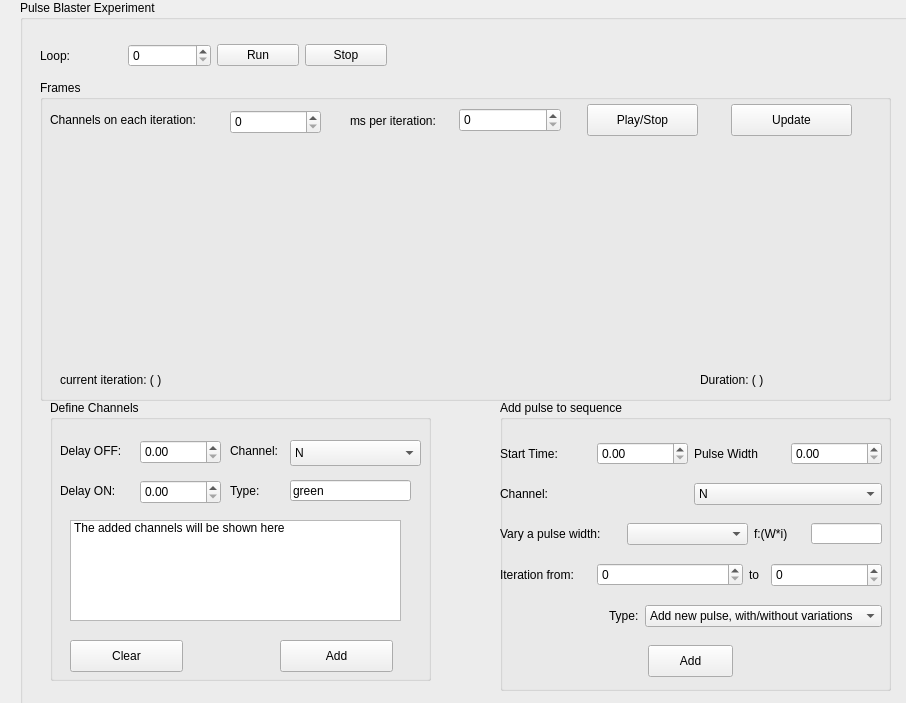
<?xml version="1.0" encoding="UTF-8"?>
<ui version="4.0">
 <class>Form</class>
 <widget class="QWidget" name="Form">
  <property name="geometry">
   <rect>
    <x>0</x>
    <y>0</y>
    <width>906</width>
    <height>703</height>
   </rect>
  </property>
  <property name="windowTitle">
   <string>Form</string>
  </property>
  <widget class="QGroupBox" name="Sequence_Creation">
   <property name="geometry">
    <rect>
     <x>20</x>
     <y>0</y>
     <width>1021</width>
     <height>711</height>
    </rect>
   </property>
   <property name="title">
    <string>Pulse Blaster Experiment</string>
   </property>
   <widget class="QWidget" name="horizontalLayoutWidget">
    <property name="geometry">
     <rect>
      <x>20</x>
      <y>30</y>
      <width>347</width>
      <height>51</height>
     </rect>
    </property>
    <layout class="QHBoxLayout" name="horizontalLayout_5">
     <item>
      <widget class="QLabel" name="label_6">
       <property name="text">
        <string>Loop: </string>
       </property>
      </widget>
     </item>
     <item>
      <widget class="QSpinBox" name="Loop_Sequence"/>
     </item>
     <item>
      <widget class="QPushButton" name="Run_Sequence">
       <property name="text">
        <string>Run</string>
       </property>
      </widget>
     </item>
     <item>
      <widget class="QPushButton" name="Stop_Sequence">
       <property name="text">
        <string>Stop</string>
       </property>
      </widget>
     </item>
    </layout>
   </widget>
   <widget class="QGroupBox" name="groupBox_2">
    <property name="geometry">
     <rect>
      <x>20</x>
      <y>80</y>
      <width>851</width>
      <height>321</height>
     </rect>
    </property>
    <property name="title">
     <string>Frames</string>
    </property>
    <widget class="PlotWidget" name="Sequence_Diagram" native="true">
     <property name="geometry">
      <rect>
       <x>10</x>
       <y>60</y>
       <width>831</width>
       <height>221</height>
      </rect>
     </property>
    </widget>
    <widget class="QLabel" name="current_iteration_2">
     <property name="geometry">
      <rect>
       <x>10</x>
       <y>30</y>
       <width>201</width>
       <height>19</height>
      </rect>
     </property>
     <property name="text">
      <string>Channels on each iteration: </string>
     </property>
    </widget>
    <widget class="QSpinBox" name="Iteration_frame">
     <property name="geometry">
      <rect>
       <x>190</x>
       <y>30</y>
       <width>91</width>
       <height>24</height>
      </rect>
     </property>
    </widget>
    <widget class="QWidget" name="horizontalLayoutWidget_3">
     <property name="geometry">
      <rect>
       <x>520</x>
       <y>20</y>
       <width>321</width>
       <height>41</height>
      </rect>
     </property>
     <layout class="QHBoxLayout" name="horizontalLayout_14">
      <item>
       <widget class="QPushButton" name="Stop_Simulation">
        <property name="maximumSize">
         <size>
          <width>111</width>
          <height>32</height>
         </size>
        </property>
        <property name="text">
         <string>Play/Stop</string>
        </property>
       </widget>
      </item>
      <item>
       <widget class="QPushButton" name="Update">
        <property name="maximumSize">
         <size>
          <width>121</width>
          <height>32</height>
         </size>
        </property>
        <property name="text">
         <string>Update</string>
        </property>
       </widget>
      </item>
     </layout>
    </widget>
    <widget class="QWidget" name="horizontalLayoutWidget_2">
     <property name="geometry">
      <rect>
       <x>310</x>
       <y>20</y>
       <width>211</width>
       <height>41</height>
      </rect>
     </property>
     <layout class="QHBoxLayout" name="horizontalLayout_13">
      <item>
       <widget class="QLabel" name="label_14">
        <property name="text">
         <string>ms per iteration:</string>
        </property>
       </widget>
      </item>
      <item>
       <widget class="QSpinBox" name="ms">
        <property name="maximumSize">
         <size>
          <width>111</width>
          <height>24</height>
         </size>
        </property>
       </widget>
      </item>
     </layout>
    </widget>
    <widget class="QLabel" name="current_iteration">
     <property name="geometry">
      <rect>
       <x>20</x>
       <y>290</y>
       <width>158</width>
       <height>19</height>
      </rect>
     </property>
     <property name="text">
      <string>current iteration: ( )</string>
     </property>
    </widget>
    <widget class="QLabel" name="Duration_Loop">
     <property name="geometry">
      <rect>
       <x>660</x>
       <y>290</y>
       <width>161</width>
       <height>19</height>
      </rect>
     </property>
     <property name="text">
      <string>Duration: ( )</string>
     </property>
    </widget>
   </widget>
   <widget class="QGroupBox" name="Define_Pulse">
    <property name="geometry">
     <rect>
      <x>480</x>
      <y>400</y>
      <width>391</width>
      <height>291</height>
     </rect>
    </property>
    <property name="title">
     <string>Add pulse to sequence</string>
    </property>
    <widget class="QWidget" name="verticalLayoutWidget">
     <property name="geometry">
      <rect>
       <x>0</x>
       <y>30</y>
       <width>382</width>
       <height>261</height>
      </rect>
     </property>
     <layout class="QVBoxLayout" name="verticalLayout">
      <item>
       <layout class="QHBoxLayout" name="horizontalLayout">
        <item>
         <widget class="QLabel" name="label">
          <property name="text">
           <string>Start Time:</string>
          </property>
         </widget>
        </item>
        <item>
         <widget class="QDoubleSpinBox" name="StartTime"/>
        </item>
        <item>
         <widget class="QLabel" name="label_2">
          <property name="text">
           <string>Pulse Width</string>
          </property>
         </widget>
        </item>
        <item>
         <widget class="QDoubleSpinBox" name="Puls_Width"/>
        </item>
       </layout>
      </item>
      <item>
       <layout class="QHBoxLayout" name="horizontalLayout_2">
        <item>
         <layout class="QHBoxLayout" name="horizontalLayout_3">
          <item>
           <widget class="QLabel" name="label_3">
            <property name="text">
             <string>Channel:</string>
            </property>
           </widget>
          </item>
          <item>
           <widget class="QComboBox" name="Channel_Pulse">
            <item>
             <property name="text">
              <string>N</string>
             </property>
            </item>
            <item>
             <property name="text">
              <string>PB0</string>
             </property>
            </item>
            <item>
             <property name="text">
              <string>PB1</string>
             </property>
            </item>
            <item>
             <property name="text">
              <string>PB2</string>
             </property>
            </item>
            <item>
             <property name="text">
              <string>PB3</string>
             </property>
            </item>
            <item>
             <property name="text">
              <string>PB4</string>
             </property>
            </item>
            <item>
             <property name="text">
              <string>PB5</string>
             </property>
            </item>
            <item>
             <property name="text">
              <string>PB6</string>
             </property>
            </item>
            <item>
             <property name="text">
              <string>PB7</string>
             </property>
            </item>
            <item>
             <property name="text">
              <string>PB8</string>
             </property>
            </item>
            <item>
             <property name="text">
              <string>PB9</string>
             </property>
            </item>
            <item>
             <property name="text">
              <string>PB10</string>
             </property>
            </item>
            <item>
             <property name="text">
              <string>PB11</string>
             </property>
            </item>
            <item>
             <property name="text">
              <string>PB12</string>
             </property>
            </item>
            <item>
             <property name="text">
              <string>PB13</string>
             </property>
            </item>
            <item>
             <property name="text">
              <string>PB14</string>
             </property>
            </item>
            <item>
             <property name="text">
              <string>PB15</string>
             </property>
            </item>
            <item>
             <property name="text">
              <string>PB16</string>
             </property>
            </item>
            <item>
             <property name="text">
              <string>PB17</string>
             </property>
            </item>
            <item>
             <property name="text">
              <string>PB18</string>
             </property>
            </item>
            <item>
             <property name="text">
              <string>PB19</string>
             </property>
            </item>
            <item>
             <property name="text">
              <string>PB20</string>
             </property>
            </item>
           </widget>
          </item>
         </layout>
        </item>
       </layout>
      </item>
      <item>
       <layout class="QHBoxLayout" name="horizontalLayout_11">
        <item>
         <widget class="QLabel" name="label_10">
          <property name="text">
           <string>Vary a pulse width:</string>
          </property>
         </widget>
        </item>
        <item>
         <widget class="QComboBox" name="Pulses_box"/>
        </item>
        <item>
         <widget class="QLabel" name="label_7">
          <property name="maximumSize">
           <size>
            <width>51</width>
            <height>24</height>
           </size>
          </property>
          <property name="text">
           <string>f:(W*i)</string>
          </property>
         </widget>
        </item>
        <item>
         <widget class="QLineEdit" name="Function">
          <property name="maximumSize">
           <size>
            <width>71</width>
            <height>21</height>
           </size>
          </property>
          <property name="text">
           <string/>
          </property>
         </widget>
        </item>
       </layout>
      </item>
      <item>
       <layout class="QHBoxLayout" name="horizontalLayout_9">
        <item>
         <widget class="QLabel" name="label_11">
          <property name="maximumSize">
           <size>
            <width>91</width>
            <height>16</height>
           </size>
          </property>
          <property name="text">
           <string>Iteration from:</string>
          </property>
         </widget>
        </item>
        <item>
         <widget class="QSpinBox" name="Iterations_start"/>
        </item>
        <item>
         <widget class="QLabel" name="label_12">
          <property name="maximumSize">
           <size>
            <width>16</width>
            <height>24</height>
           </size>
          </property>
          <property name="text">
           <string>to</string>
          </property>
         </widget>
        </item>
        <item>
         <widget class="QSpinBox" name="Iterations_end">
          <property name="maximumSize">
           <size>
            <width>111</width>
            <height>24</height>
           </size>
          </property>
         </widget>
        </item>
       </layout>
      </item>
      <item>
       <layout class="QHBoxLayout" name="horizontalLayout_12">
        <item>
         <spacer name="horizontalSpacer">
          <property name="orientation">
           <enum>Qt::Horizontal</enum>
          </property>
          <property name="sizeHint" stdset="0">
           <size>
            <width>40</width>
            <height>20</height>
           </size>
          </property>
         </spacer>
        </item>
        <item>
         <widget class="QLabel" name="label_13">
          <property name="text">
           <string>Type:</string>
          </property>
         </widget>
        </item>
        <item>
         <widget class="QComboBox" name="Type_Change">
          <item>
           <property name="text">
            <string>Add new pulse, with/without variations</string>
           </property>
          </item>
          <item>
           <property name="text">
            <string>Vary an already added pulse</string>
           </property>
          </item>
         </widget>
        </item>
       </layout>
      </item>
      <item>
       <layout class="QHBoxLayout" name="horizontalLayout_17">
        <item>
         <widget class="QPushButton" name="Add_Pulse">
          <property name="maximumSize">
           <size>
            <width>85</width>
            <height>32</height>
           </size>
          </property>
          <property name="text">
           <string>Add</string>
          </property>
         </widget>
        </item>
       </layout>
      </item>
     </layout>
    </widget>
   </widget>
   <widget class="QGroupBox" name="Define_Channels_2">
    <property name="geometry">
     <rect>
      <x>30</x>
      <y>400</y>
      <width>381</width>
      <height>281</height>
     </rect>
    </property>
    <property name="title">
     <string>Define Channels</string>
    </property>
    <widget class="QPushButton" name="Add_Channel">
     <property name="geometry">
      <rect>
       <x>230</x>
       <y>240</y>
       <width>113</width>
       <height>32</height>
      </rect>
     </property>
     <property name="text">
      <string>Add</string>
     </property>
    </widget>
    <widget class="QPushButton" name="Clear_Channels">
     <property name="geometry">
      <rect>
       <x>20</x>
       <y>240</y>
       <width>113</width>
       <height>32</height>
      </rect>
     </property>
     <property name="text">
      <string>Clear</string>
     </property>
    </widget>
    <widget class="QListWidget" name="Channel_List">
     <property name="geometry">
      <rect>
       <x>20</x>
       <y>120</y>
       <width>331</width>
       <height>101</height>
      </rect>
     </property>
     <item>
      <property name="text">
       <string>The added channels will be shown here</string>
      </property>
     </item>
    </widget>
    <widget class="QLabel" name="label_8">
     <property name="geometry">
      <rect>
       <x>10</x>
       <y>30</y>
       <width>61</width>
       <height>41</height>
      </rect>
     </property>
     <property name="text">
      <string>Delay OFF:</string>
     </property>
    </widget>
    <widget class="QDoubleSpinBox" name="Delay_OFF">
     <property name="geometry">
      <rect>
       <x>90</x>
       <y>40</y>
       <width>81</width>
       <height>24</height>
      </rect>
     </property>
    </widget>
    <widget class="QLabel" name="label_4">
     <property name="geometry">
      <rect>
       <x>10</x>
       <y>70</y>
       <width>61</width>
       <height>41</height>
      </rect>
     </property>
     <property name="text">
      <string>Delay ON:</string>
     </property>
    </widget>
    <widget class="QDoubleSpinBox" name="Delay_ON">
     <property name="geometry">
      <rect>
       <x>90</x>
       <y>80</y>
       <width>81</width>
       <height>24</height>
      </rect>
     </property>
    </widget>
    <widget class="QLineEdit" name="Type_Channel">
     <property name="geometry">
      <rect>
       <x>240</x>
       <y>80</y>
       <width>121</width>
       <height>21</height>
      </rect>
     </property>
     <property name="text">
      <string>green</string>
     </property>
    </widget>
    <widget class="QLabel" name="label_5">
     <property name="geometry">
      <rect>
       <x>180</x>
       <y>20</y>
       <width>88</width>
       <height>61</height>
      </rect>
     </property>
     <property name="text">
      <string>Channel:</string>
     </property>
    </widget>
    <widget class="QComboBox" name="Channel_Identifier">
     <property name="geometry">
      <rect>
       <x>240</x>
       <y>40</y>
       <width>131</width>
       <height>26</height>
      </rect>
     </property>
     <item>
      <property name="text">
       <string>N</string>
      </property>
     </item>
     <item>
      <property name="text">
       <string>PB0</string>
      </property>
     </item>
     <item>
      <property name="text">
       <string>PB1</string>
      </property>
     </item>
     <item>
      <property name="text">
       <string>PB2</string>
      </property>
     </item>
     <item>
      <property name="text">
       <string>PB3</string>
      </property>
     </item>
     <item>
      <property name="text">
       <string>PB4</string>
      </property>
     </item>
     <item>
      <property name="text">
       <string>PB5</string>
      </property>
     </item>
     <item>
      <property name="text">
       <string>PB6</string>
      </property>
     </item>
     <item>
      <property name="text">
       <string>PB7</string>
      </property>
     </item>
     <item>
      <property name="text">
       <string>PB8</string>
      </property>
     </item>
     <item>
      <property name="text">
       <string>PB9</string>
      </property>
     </item>
     <item>
      <property name="text">
       <string>PB10</string>
      </property>
     </item>
     <item>
      <property name="text">
       <string>PB11</string>
      </property>
     </item>
     <item>
      <property name="text">
       <string>PB12</string>
      </property>
     </item>
     <item>
      <property name="text">
       <string>PB13</string>
      </property>
     </item>
     <item>
      <property name="text">
       <string>PB14</string>
      </property>
     </item>
     <item>
      <property name="text">
       <string>PB15</string>
      </property>
     </item>
     <item>
      <property name="text">
       <string>PB16</string>
      </property>
     </item>
     <item>
      <property name="text">
       <string>PB17</string>
      </property>
     </item>
     <item>
      <property name="text">
       <string>PB18</string>
      </property>
     </item>
     <item>
      <property name="text">
       <string>PB19</string>
      </property>
     </item>
     <item>
      <property name="text">
       <string>PB20</string>
      </property>
     </item>
    </widget>
    <widget class="QLabel" name="label_15">
     <property name="geometry">
      <rect>
       <x>180</x>
       <y>60</y>
       <width>88</width>
       <height>61</height>
      </rect>
     </property>
     <property name="text">
      <string>Type:</string>
     </property>
    </widget>
   </widget>
  </widget>
 </widget>
 <customwidgets>
  <customwidget>
   <class>PlotWidget</class>
   <extends>QWidget</extends>
   <header>pyqtgraph</header>
   <container>1</container>
  </customwidget>
 </customwidgets>
 <resources/>
 <connections/>
</ui>
